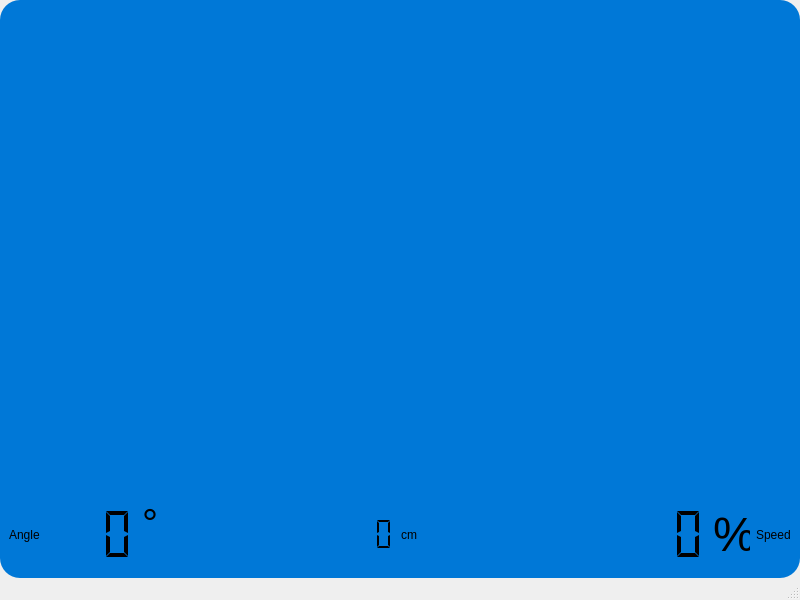
<?xml version="1.0" encoding="UTF-8"?>
<ui version="4.0">
 <class>MainWindow</class>
 <widget class="QMainWindow" name="MainWindow">
  <property name="geometry">
   <rect>
    <x>0</x>
    <y>0</y>
    <width>800</width>
    <height>600</height>
   </rect>
  </property>
  <property name="windowTitle">
   <string>MainWindow</string>
  </property>
  <property name="styleSheet">
   <string notr="true">#RoundedWidget{
	background: #0078D7;
	border-radius: 20px;  /* Rounded corners */
}
QPushButton {
	padding: 10px 20px;
	font-size: 16px;
	border: 2px solid #0078D7;
	border-radius: 10px;
	background: #E6F7FF;
}
QPushButton:hover {
	background: #CFEFFF;
}</string>
  </property>
  <widget class="QWidget" name="RoundedWidget">
   <layout class="QVBoxLayout" name="verticalLayout" stretch="7,1">
    <item>
     <widget class="VideoStreamWidget" name="widget" native="true"/>
    </item>
    <item>
     <layout class="QHBoxLayout" name="horizontalLayout">
      <item>
       <widget class="QLabel" name="label_3">
        <property name="text">
         <string>Angle</string>
        </property>
       </widget>
      </item>
      <item>
       <widget class="QLCDNumber" name="lcdAngle">
        <property name="sizePolicy">
         <sizepolicy hsizetype="Maximum" vsizetype="Minimum">
          <horstretch>0</horstretch>
          <verstretch>0</verstretch>
         </sizepolicy>
        </property>
        <property name="minimumSize">
         <size>
          <width>90</width>
          <height>0</height>
         </size>
        </property>
        <property name="frameShape">
         <enum>QFrame::NoFrame</enum>
        </property>
        <property name="digitCount">
         <number>3</number>
        </property>
        <property name="segmentStyle">
         <enum>QLCDNumber::Flat</enum>
        </property>
       </widget>
      </item>
      <item>
       <widget class="QLabel" name="label_4">
        <property name="sizePolicy">
         <sizepolicy hsizetype="Preferred" vsizetype="Preferred">
          <horstretch>0</horstretch>
          <verstretch>0</verstretch>
         </sizepolicy>
        </property>
        <property name="styleSheet">
         <string notr="true">QLabel {
    font-family: 'Consolas';  /* Monospaced font for LCD look */
    font-size: 40px;             /* Large font size */
    color: black;
}</string>
        </property>
        <property name="text">
         <string>°</string>
        </property>
        <property name="alignment">
         <set>Qt::AlignLeading|Qt::AlignLeft|Qt::AlignTop</set>
        </property>
       </widget>
      </item>
      <item>
       <spacer name="horizontalSpacer">
        <property name="orientation">
         <enum>Qt::Horizontal</enum>
        </property>
        <property name="sizeType">
         <enum>QSizePolicy::Expanding</enum>
        </property>
        <property name="sizeHint" stdset="0">
         <size>
          <width>200</width>
          <height>0</height>
         </size>
        </property>
       </spacer>
      </item>
      <item>
       <widget class="QLCDNumber" name="lcdDistance">
        <property name="frameShape">
         <enum>QFrame::NoFrame</enum>
        </property>
        <property name="digitCount">
         <number>2</number>
        </property>
        <property name="segmentStyle">
         <enum>QLCDNumber::Flat</enum>
        </property>
       </widget>
      </item>
      <item>
       <widget class="QLabel" name="label_6">
        <property name="text">
         <string>cm</string>
        </property>
       </widget>
      </item>
      <item>
       <spacer name="horizontalSpacer_2">
        <property name="orientation">
         <enum>Qt::Horizontal</enum>
        </property>
        <property name="sizeHint" stdset="0">
         <size>
          <width>200</width>
          <height>20</height>
         </size>
        </property>
       </spacer>
      </item>
      <item>
       <widget class="QLCDNumber" name="lcdSpeed">
        <property name="enabled">
         <bool>true</bool>
        </property>
        <property name="sizePolicy">
         <sizepolicy hsizetype="Minimum" vsizetype="Minimum">
          <horstretch>0</horstretch>
          <verstretch>0</verstretch>
         </sizepolicy>
        </property>
        <property name="minimumSize">
         <size>
          <width>90</width>
          <height>0</height>
         </size>
        </property>
        <property name="frameShape">
         <enum>QFrame::NoFrame</enum>
        </property>
        <property name="digitCount">
         <number>3</number>
        </property>
        <property name="segmentStyle">
         <enum>QLCDNumber::Flat</enum>
        </property>
       </widget>
      </item>
      <item>
       <widget class="QLabel" name="label_2">
        <property name="minimumSize">
         <size>
          <width>30</width>
          <height>0</height>
         </size>
        </property>
        <property name="styleSheet">
         <string notr="true">QLabel {
    font-family: 'Consolas';  /* Monospaced font for LCD look */
    font-size: 48px;             /* Large font size */
    color: black;
}</string>
        </property>
        <property name="text">
         <string>%</string>
        </property>
        <property name="textFormat">
         <enum>Qt::MarkdownText</enum>
        </property>
        <property name="pixmap">
         <pixmap>:/lightBulb.png</pixmap>
        </property>
        <property name="scaledContents">
         <bool>true</bool>
        </property>
       </widget>
      </item>
      <item>
       <widget class="QLabel" name="label">
        <property name="text">
         <string>Speed</string>
        </property>
       </widget>
      </item>
     </layout>
    </item>
   </layout>
  </widget>
  <widget class="QMenuBar" name="menubar">
   <property name="geometry">
    <rect>
     <x>0</x>
     <y>0</y>
     <width>800</width>
     <height>25</height>
    </rect>
   </property>
  </widget>
  <widget class="QStatusBar" name="statusbar"/>
 </widget>
 <customwidgets>
  <customwidget>
   <class>VideoStreamWidget</class>
   <extends>QWidget</extends>
   <header>videostreamwidget.h</header>
   <container>1</container>
  </customwidget>
 </customwidgets>
 <resources/>
 <connections/>
</ui>
